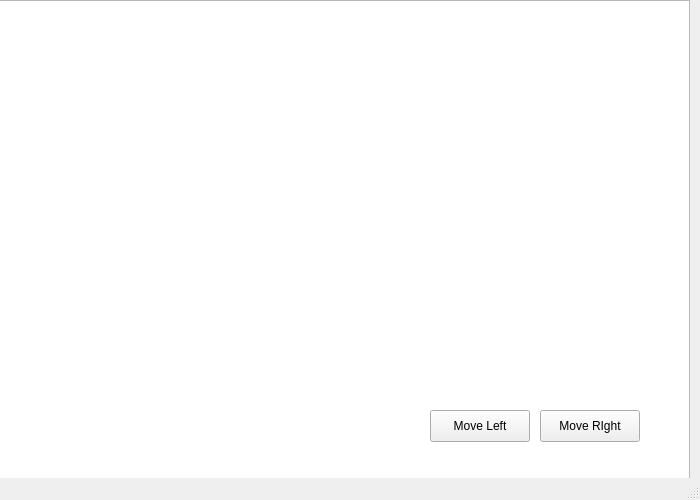
<?xml version="1.0" encoding="UTF-8"?>
<ui version="4.0">
 <class>MainWindow</class>
 <widget class="QMainWindow" name="MainWindow">
  <property name="enabled">
   <bool>true</bool>
  </property>
  <property name="geometry">
   <rect>
    <x>0</x>
    <y>0</y>
    <width>700</width>
    <height>500</height>
   </rect>
  </property>
  <property name="windowTitle">
   <string>MainWindow</string>
  </property>
  <widget class="QWidget" name="centralwidget">
   <widget class="QGraphicsView" name="graphicsView">
    <property name="geometry">
     <rect>
      <x>-10</x>
      <y>0</y>
      <width>700</width>
      <height>500</height>
     </rect>
    </property>
   </widget>
   <widget class="QPushButton" name="lef_button">
    <property name="geometry">
     <rect>
      <x>430</x>
      <y>410</y>
      <width>100</width>
      <height>32</height>
     </rect>
    </property>
    <property name="text">
     <string>Move Left</string>
    </property>
   </widget>
   <widget class="QPushButton" name="righ_button">
    <property name="geometry">
     <rect>
      <x>540</x>
      <y>410</y>
      <width>100</width>
      <height>32</height>
     </rect>
    </property>
    <property name="text">
     <string>Move RIght</string>
    </property>
   </widget>
  </widget>
  <widget class="QMenuBar" name="menubar">
   <property name="geometry">
    <rect>
     <x>0</x>
     <y>0</y>
     <width>700</width>
     <height>24</height>
    </rect>
   </property>
  </widget>
  <widget class="QStatusBar" name="statusbar"/>
 </widget>
 <resources/>
 <connections/>
</ui>
